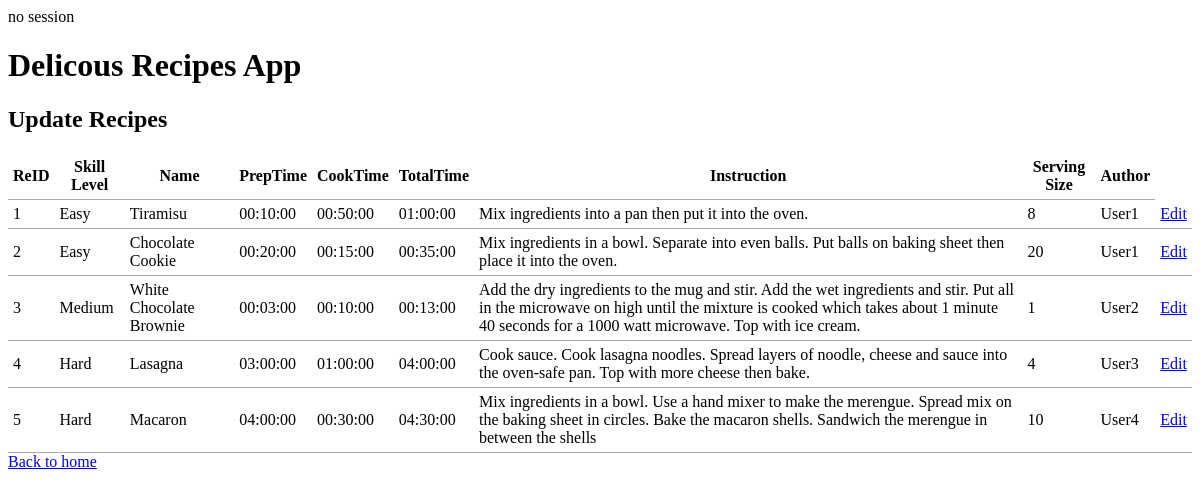
/update.php, run on the app's committed database.
### tables this page shows
CREATE TABLE Recipe (
ReID INTEGER AUTO_INCREMENT PRIMARY KEY,
SkillLevel CHAR(20),
Name VARCHAR(100) NOT NULL,
PrepTime TIME(0) NOT NULL,
CookTime TIME(0) NOT NULL,
InstructionID INTEGER UNIQUE NOT NULL,
Username CHAR(20) NOT NULL,
FOREIGN KEY (PrepTime, CookTime) REFERENCES RecipeTime (PrepTime, CookTime)
		ON DELETE NO ACTION
		ON UPDATE NO ACTION,
FOREIGN KEY (InstructionID) REFERENCES Instruction(InsID)
	ON DELETE CASCADE
	ON UPDATE NO ACTION,
FOREIGN KEY (Username) REFERENCES BookUser (Username)
	ON DELETE CASCADE
	ON UPDATE CASCADE
);

CREATE TABLE RecipeTime (
PrepTime TIME(0),
CookTime TIME(0),
TotalTime TIME(0) NOT NULL,
PRIMARY KEY (PrepTime, CookTime)
);

CREATE TABLE Instruction(
InsID INTEGER AUTO_INCREMENT PRIMARY KEY,
Instructions VARCHAR(8000) UNIQUE NOT NULL,
ServingSize INTEGER
);

### common.php (called while the page is built)
<?php
function escape($html) {
  return htmlspecialchars($html, ENT_QUOTES | ENT_SUBSTITUTE, "UTF-8");
}
?>

### update.php (the view, shortened to what this page needs)
<?php
try {
  require "./config.php";
  require "./common.php";
  $connection = new PDO($dsn, $username, $password, $options);
  $sql = "SELECT * FROM Recipe AS r, Instruction AS i, RecipeTime AS rt
  WHERE r.InstructionID = i.InsID AND rt.PrepTime = r.PrepTime AND rt.CookTime = r.CookTime";
  $statement = $connection->prepare($sql);
  $statement->execute();
  $result = $statement->fetchAll();
} catch(PDOException $error) {
  echo $sql . "<br>" . $error->getMessage();
}
?>
<?php require "templates/header.php"; ?>
<h2>Update Recipes</h2>
<table>
  <thead>
    <tr>
        <th>ReID</th>
        <th>Skill Level</th>
        <th>Name</th>
        <th>PrepTime</th>
        <th>CookTime</th>
        <th>TotalTime</th>
        <th>Instruction</th>
        <th>Serving Size</th>
        <th>Author</th>
    </tr>
  </thead>
  <tbody>
  <?php foreach ($result as $row) : ?>
    <tr>
        <td><?php echo $row["ReID"]; ?></td>
        <td><?php echo $row["SkillLevel"]; ?></td>
        <td><?php echo $row["Name"]; ?></td>
        <td><?php echo $row["PrepTime"]; ?></td>
        <td><?php echo $row["CookTime"]; ?></td>
        <td><?php echo $row["TotalTime"]; ?></td>
        <td><?php echo $row["Instructions"]; ?></td>
        <td><?php echo $row["ServingSize"]; ?></td>
        <td><?php echo $row["Username"]; ?></td>
      <td><a href="update-single.php?ReID=<?php echo escape($row["ReID"]); ?>">Edit</a></td>
  </tr>
  <?php endforeach; ?>
  </tbody>
</table>
<a href="index.php">Back to home</a>

### css/style.css (style rules this page uses)
table { border-collapse: collapse; border-spacing: 0; }
td, th { padding: 5px; border-bottom: 1px solid #aaa; }

### data on the page
recipe: ReID "1", SkillLevel "Easy", Name "Tiramisu", recipetime.PrepTime "00:10:00", recipetime.CookTime "00:50:00", recipetime.TotalTime "01:00:00", InstructionID.Instructions "Mix ingredients into a pan then put it into the oven.", InstructionID.ServingSize "8", Username "User1"
recipe: ReID "2", SkillLevel "Easy", Name "Chocolate Cookie", recipetime.PrepTime "00:20:00", recipetime.CookTime "00:15:00", recipetime.TotalTime "00:35:00", InstructionID.Instructions "Mix ingredients in a bowl. Separate into even balls. Put balls on baking sheet then place it into the oven.", InstructionID.ServingSize "20", Username "User1"
recipe: ReID "3", SkillLevel "Medium", Name "White Chocolate Brownie", recipetime.PrepTime "00:03:00", recipetime.CookTime "00:10:00", recipetime.TotalTime "00:13:00", InstructionID.Instructions "Add the dry ingredients to the mug and stir. Add the wet ingredients and stir. Put all in the microwave on high until the mixture is cooked which takes about 1 minute 40 seconds for a 1000 watt microwave. Top with ice cream.", InstructionID.ServingSize "1", Username "User2"
recipe: ReID "4", SkillLevel "Hard", Name "Lasagna", recipetime.PrepTime "03:00:00", recipetime.CookTime "01:00:00", recipetime.TotalTime "04:00:00", InstructionID.Instructions "Cook sauce. Cook lasagna noodles. Spread layers of noodle, cheese and sauce into the oven-safe pan. Top with more cheese then bake.", InstructionID.ServingSize "4", Username "User3"
recipe: ReID "5", SkillLevel "Hard", Name "Macaron", recipetime.PrepTime "04:00:00", recipetime.CookTime "00:30:00", recipetime.TotalTime "04:30:00", InstructionID.Instructions "Mix ingredients in a bowl. Use a hand mixer to make the merengue. Spread mix on the baking sheet in circles. Bake the macaron shells. Sandwich the merengue in between the shells", InstructionID.ServingSize "10", Username "User4"
